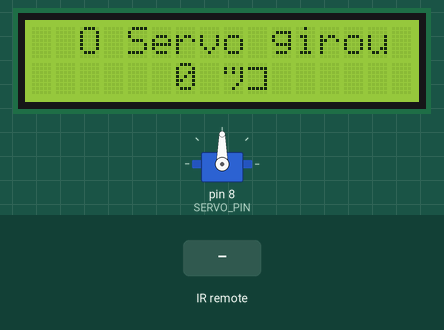
Bench run of a sketch on a simulated Arduino Uno, built with avr-gcc and run on an emulated ATmega328P. Shown: servo, 16×2 character LCD. The test bench sets the inputs (shaded band). What the sketch prints to the serial monitor is not drawn.

Above: at 0.1 s.
At 1.2 s:
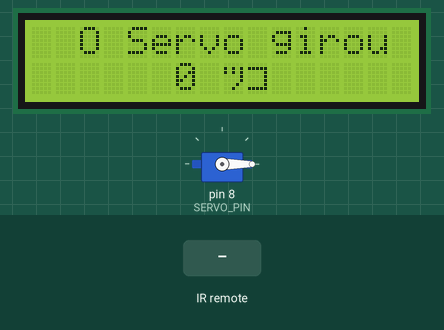
1.3 s: infrared code 0xC received
3.5 s: infrared code 0x10 received
5.0 s: infrared code 0x11 received
At 6.5 s:
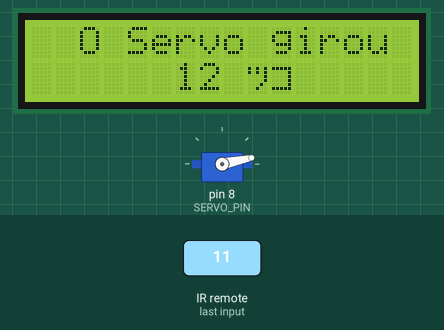
Timing chart, 0 to 8.0 s (numbered marks = the images above; inputs shaded):
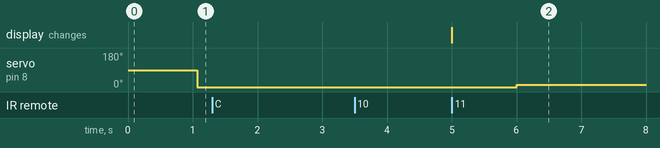

Measured:
- after the input at 1.3 s, every drawn part: stays the same
- after the input at 3.5 s, every drawn part: stays the same
- after the input at 5.0 s, servo on pin 8 (SERVO_PIN): 0° → 12° after 1.0 s; the display: changes at once (image 2)

The sketch:

Pr_tica_7.2_.ino
```cpp
#include <LiquidCrystal.h>
#include <IRremote.h>
#include <Servo.h>
#define IR_PIN_RECEIVER 7
#define SERVO_PIN 8 // Carrega a biblioteca
LiquidCrystal lcd(12, 11, 5, 4, 3, 2); // Define os pinos que serão
Servo servomotor;

int numeroRecebido(uint8_t clique);
int contador = 0;//número de dígitos recebidos
int numero = 0;//número recebido
unsigned long ultDecod = 0;//tempo do último dígito recebido
int digito1 = 0;
int digito2 = 0;
int digito3 = 0;
int numeroRecebido(uint8_t comando);

void setup() {
  Serial.begin(9600);
  servomotor.attach(SERVO_PIN); // inicia o servo
  Serial.println("Teste de IR no Servo:");
  IrReceiver.begin(IR_PIN_RECEIVER);
  lcd.begin(16, 2); // Define o número de colunas e linhas do LCD
}
void loop() {
    if (IrReceiver.decode()) {
    int digito = numeroRecebido(IrReceiver.decodedIRData.command);
    if (digito != -1) {
      if (digito1 == -1) {
        Serial.println("Digite o Primeiro Dígito");
        digito1 = digito;

      } else if (digito2 == -1) {
        Serial.println("Digite o Segundo Dígito");
        digito2 = digito;

      } else if (digito3 == -1) {
        Serial.println("Digite o Terceiro Dígito");
        digito3 = digito;

      }
    }
    IrReceiver.resume();
  }

  if (digito1 != -1 && digito2 != -1 && digito3 != -1) {
    int numero = digito1 * 100 + digito2 * 10 + digito3;
    if (numero > 180) numero = 180;
	lcd.setCursor(2, 0);
  	lcd.print("O Servo girou");
    lcd.setCursor(6, 1);
  	lcd.print(numero);
  	lcd.print(" º");
  	delay(1000);
    servomotor.write(numero);
    Serial.println("Ângulo ajustado para: " + String(numero));

    // Resetando os dígitos
    digito1 = -1;
    digito2 = -1;
    digito3 = -1;

    delay(1000); // Aguarda um pouco para evitar que a mensagem seja exibida muito rapidamente
  }


}
int numeroRecebido(uint8_t comando){
  switch(comando){
      case 0xC:
          return 0;
    case 0x10:
          return 1;
    case 0x11:
          return 2;
    case 0x12:
          return 3;
    case 0x14:
          return 4;
    case 0x15:
          return 5;
    case 0x16:
          return 6;
    case 0x18:
          return 7;
    case 0x19:
          return 8;
    case 0x1A:
          return 9;
    default:
        return -1;
    Serial.print("Valor: ");
    Serial.println(IrReceiver.decodedIRData.command, HEX); // Mostra o valor em hexadecimal

    IrReceiver.resume(); // Reinicia o receptor IR para receber o próximo sinal
  }


}
```
